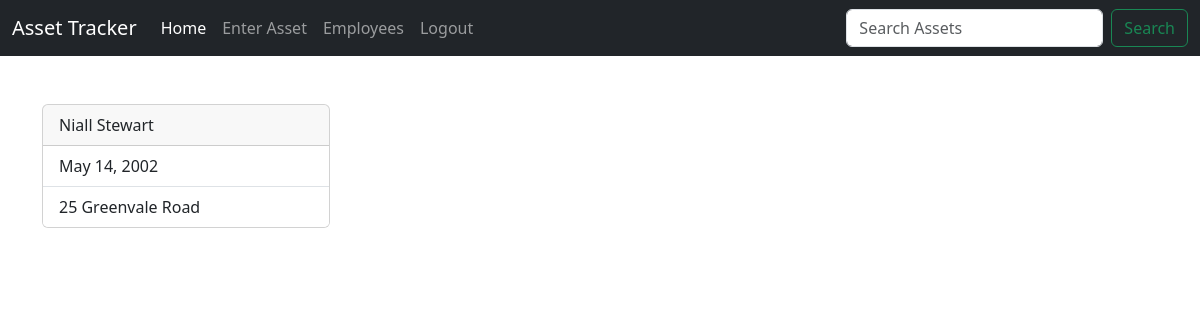
Screenshot of /webapp/employees/1 (signed in) with the database file from the repository.
### webapp/models.py (models this page shows, shortened)
class Employee(models.Model):
    full_name = models.CharField(max_length=25)
    date_of_birth = models.DateField()
    address = models.CharField(max_length=40)

### webapp/views.py (the view)
# urls.py: path("employees/<int:employee_id>", views.employee_detail, name="employeedetail"),
@login_required
def employee_detail(request, employee_id):
    employee = get_object_or_404(Employee, pk=employee_id)
    return render(request, "webapp/employee_detail.html", {"employee": employee})

### webapp/templates/webapp/employee_detail.html
{% extends 'webapp/base.html' %}
{% block content %}
<div class="card" style="width: 18rem;">
    <div class="card-header">
      {{ employee.full_name }}
    </div>
    <ul class="list-group list-group-flush">
      <li class="list-group-item">{{ employee.date_of_birth }}</li>
      <li class="list-group-item">{{ employee.address }}</li>
    </ul>
  </div>
{% endblock %}

### rows the page displays
Employee: full_name "Niall Stewart", date_of_birth "May 14, 2002", address "25 Greenvale Road"
